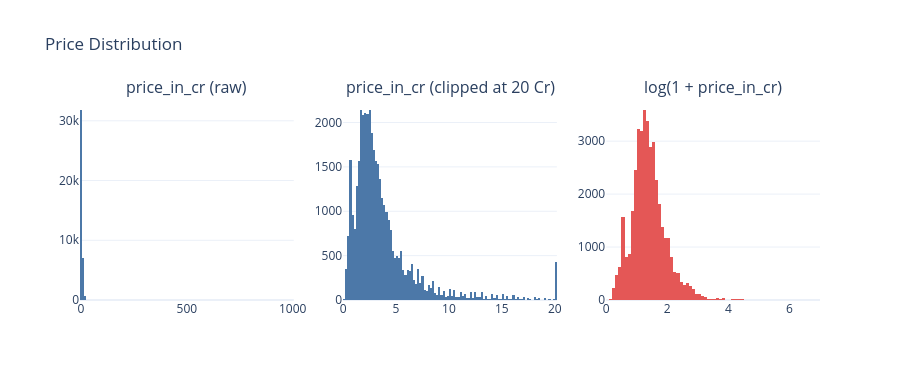

The notebook cell this image was saved under:
### Markdown cell above
## 1. Target Variable — `price_in_cr`

Understanding the target distribution is the first step. A heavily skewed target
usually benefits from a log transform at modelling time.

### Code cell
fig = make_subplots(
    rows=1, cols=3,
    subplot_titles=('price_in_cr (raw)',
                    'price_in_cr (clipped at 20 Cr)',
                    'log(1 + price_in_cr)'))

fig.add_trace(go.Histogram(x=df['price_in_cr'], nbinsx=100,
                           marker_color=PRIMARY), row=1, col=1)
fig.add_trace(go.Histogram(x=df['price_in_cr'].clip(upper=20), nbinsx=100,
                           marker_color=PRIMARY), row=1, col=2)
fig.add_trace(go.Histogram(x=np.log1p(df['price_in_cr']), nbinsx=100,
                           marker_color=ACCENT), row=1, col=3)

fig.update_layout(title_text='Price Distribution', showlegend=False, height=380)
fig.show()

print(df['price_in_cr'].describe())
print(f"raw skew : {df['price_in_cr'].skew():.2f}")
print(f"log skew : {np.log1p(df['price_in_cr']).skew():.2f}")

### Figure 1 — Plotly figure (JSON) as saved in the notebook; plotly's stock layout.template omitted (floating-point values rounded to 4 significant figures; data arrays with more than 128 entries replaced by an {"elided": "..."} marker saying what was removed)
{"data": [{"marker": {"color": "#4C78A8"}, "nbinsx": 100, "type": "histogram", "x": {"elided": "39621 float values"}, "xaxis": "x", "yaxis": "y"}, {"marker": {"color": "#4C78A8"}, "nbinsx": 100, "type": "histogram", "x": {"elided": "39621 float values"}, "xaxis": "x2", "yaxis": "y2"}, {"marker": {"color": "#E45756"}, "nbinsx": 100, "type": "histogram", "x": {"elided": "39621 float values"}, "xaxis": "x3", "yaxis": "y3"}], "layout": {"annotations": [{"font": {"size": 16}, "showarrow": false, "text": "price_in_cr (raw)", "x": 0.1444, "xanchor": "center", "xref": "paper", "y": 1, "yanchor": "bottom", "yref": "paper"}, {"font": {"size": 16}, "showarrow": false, "text": "price_in_cr (clipped at 20 Cr)", "x": 0.5, "xanchor": "center", "xref": "paper", "y": 1, "yanchor": "bottom", "yref": "paper"}, {"font": {"size": 16}, "showarrow": false, "text": "log(1 + price_in_cr)", "x": 0.8556, "xanchor": "center", "xref": "paper", "y": 1, "yanchor": "bottom", "yref": "paper"}], "height": 380, "showlegend": false, "title": {"text": "Price Distribution"}, "xaxis": {"anchor": "y", "domain": [0, 0.2889]}, "xaxis2": {"anchor": "y2", "domain": [0.3556, 0.6444]}, "xaxis3": {"anchor": "y3", "domain": [0.7111, 1]}, "yaxis": {"anchor": "x", "domain": [0, 1]}, "yaxis2": {"anchor": "x2", "domain": [0, 1]}, "yaxis3": {"anchor": "x3", "domain": [0, 1]}}}
